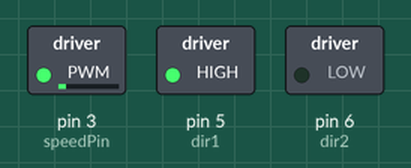
This sketch was run on a simulated Arduino Uno, built with avr-gcc and run on an emulated ATmega328P. Parts: switched loads named in the sketch (green lamp = pin HIGH).

Above: at 0.1 s.
Timing chart, 0 to 1.6 s (numbered marks = the images above):
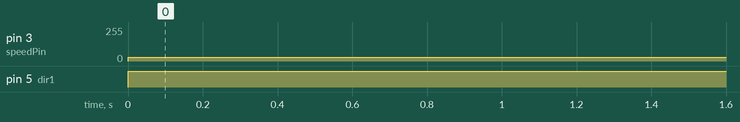

The sketch:

DC_motor.ino
```cpp
//L293D chip(microcontroller to control dc motor)

int speedPin = 3;//has to be a pin with ~
int dir1 = 5;//can be any digital pin
int dir2 = 6;//can be any digital pin
int mSpeed=30;

void setup() {
  pinMode(speedPin,OUTPUT);
  pinMode(dir1,OUTPUT);
  pinMode(dir2,OUTPUT);
  Serial.begin(9600);

}

void loop() {
  digitalWrite(dir1,HIGH);
  digitalWrite(dir2,LOW);
  analogWrite(speedPin,mSpeed);

}
```

Measured:
- by itself, pin 3 (speedPin): 0/255 → 30/255 at 0.00 s
- by itself, pin 5 (dir1): LOW → HIGH at 0.00 s
